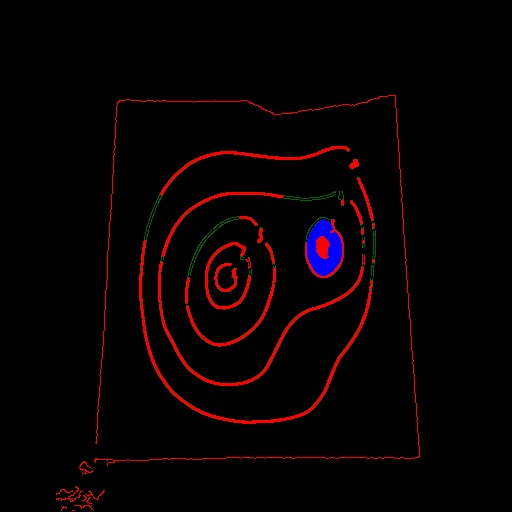
//> input picture code/testpics/MorphedLine1.jpg, 512 x 512 px
$ ./contourFinder testpics/MorphedLine1.jpg   (built with g++ and OpenCV 4)
//> lines starting //> are read from the running program, lines starting //| are printed output that depends on the picture; after the words box and inside, x2 and y2 are one past the last pixel; in counts of white or black regions, pixels touching at a corner belong together
### code/TreeNode.hpp
#include "opencv2/highgui/highgui.hpp"
#include "opencv2/core/core.hpp"
#include "opencv2/imgproc/imgproc.hpp"
#include <iostream>
#include <time.h>
#include <math.h>
#include <GL/glew.h>
#include <GL/glut.h>
#include <GL/gl.h>
#include <GL/glu.h>
#include <GL/glext.h>
#include <GL/freeglut.h>
#include <unordered_map>
#include <unordered_set>

using namespace std;
using namespace cv;

class TreeNode {
public:
  TreeNode();
  TreeNode(TreeNode*);
  TreeNode(Vec4i data, unordered_map<int,TreeNode*>*, vector<Vec4i>*,int);
  TreeNode* getParent();
  TreeNode* getNext();
  TreeNode* getPrev();
  int getID();
  vector<TreeNode*>* getChildren();
  int getNumChildren();
  TreeNode* getChild(int);
  void removeChild(int);
  void setParent(TreeNode*);
  void setNext(TreeNode*);
  void setPrev(TreeNode*);
  void addChild(TreeNode*);
  void addChildren(vector<TreeNode*>*);
  void setChildren(vector<TreeNode*>*);
  void setID(int);
  int getLevel();
  void setLevel(int);
  void print();
private:
  int level;
  TreeNode* parent;
  vector<TreeNode*>* children;
  TreeNode* next;
  TreeNode* prev;
  int nodeID;
};

TreeNode::TreeNode(){
  this->setNext(NULL);
  this->setPrev(NULL);
  this->setParent(NULL);
  this->setLevel(-1);
  children = new vector<TreeNode*>();
}

int TreeNode::getNumChildren(){
  return children->size();
}

// [21 lines left out: functions TreeNode, print, not called in this run]

void TreeNode::removeChild(int i){
  vector<TreeNode*>::iterator it= children->begin();
  advance(it,i);
  children->erase(it);
}

TreeNode::TreeNode(Vec4i data, unordered_map<int,TreeNode*>* allNodes,
		   vector<Vec4i>* hierarchy, int id){
  children = new vector<TreeNode*>();

  TreeNode* next = (data[0] == -1) ? NULL : allNodes->at(data[0]);
  TreeNode* prev = (data[1] == -1) ? NULL : allNodes->at(data[1]);
  TreeNode* parent = (data[3] == -1) ? NULL : allNodes->at(data[3]);

  this->setNext(next);
  this->setPrev(prev);
  this->setParent(parent);
  this->nodeID = id;

  if(data[2] != -1 ) {
    int nextChildIndex = data[2];
    while(nextChildIndex != -1) {
      this->addChild(allNodes->at(nextChildIndex));
      //Checks along the "next" property for other children
      nextChildIndex = (hierarchy->at(nextChildIndex))[0];
    }
  }
}

void TreeNode::setLevel(int l){
  level = l;
}

void TreeNode::setID(int i){
  nodeID = i;
}

void TreeNode::setParent(TreeNode* node){
  parent = node;
}

void TreeNode::setNext(TreeNode* node){
  next = node;
}

void TreeNode::setPrev(TreeNode* node){
  prev = node;
}

// [10 lines left out: function addChildren, not called in this run]

void TreeNode::setChildren(vector<TreeNode*>* childrenList) {
  children = childrenList;
}

void TreeNode::addChild(TreeNode* child){
  children->push_back(child);
}

int TreeNode::getLevel(){
  return level;
}

int TreeNode::getID(){
  return nodeID;
}

TreeNode* TreeNode::getParent(){
  return parent;
}

TreeNode* TreeNode::getNext(){
  return next;
}

TreeNode* TreeNode::getPrev(){
  return prev;
}

TreeNode* TreeNode::getChild(int index){
  return children->at(index);
}

vector<TreeNode*>* TreeNode::getChildren(){
  return children;
}

### code/Tree.hpp
#include "TreeNode.hpp"

using namespace std;
using namespace cv;

class Tree {
public:
  Tree(vector<Vec4i>*);
  TreeNode* getRoot();
  void makeAndInsertNode(int,Vec4i*,unordered_map<int,TreeNode*>*,vector<Vec4i>*);
  void printTree();
  void joinNodes(int first, int second);
  void correctIndices(int);
  int getSize(); // Num of contours
  TreeNode* getNodeWithID(int id);
private:
  unordered_map<int,TreeNode*>* allNodes;
  void insertNode(int,TreeNode*);
};

void Tree::joinNodes(int f, int s){
  TreeNode* first = allNodes->at(f);
  TreeNode* second = allNodes->at(s);

  //By definition, these should have the same parents so
  //will always be in the same branch of tree, either that
  //or will try to connect to a child/parent directly
  if (first->getLevel() == second->getLevel()){
    first->setNext(second->getNext());
    vector<TreeNode*>* children = second->getChildren();
    first->addChildren(children);
  } else { // will be parent connecting to child due to ordering

    TreeNode* secondChild = second->getNext();
    if (secondChild)
      secondChild->setPrev(NULL);

    //Move the children up a level and make first the parent
    vector<TreeNode*>* children = second->getChildren();
    if(!children->empty())
      first->addChildren(children);

    //Removes second from the children list of the first
    first->removeChild(0);
  }
  //remove second from all nodes
  allNodes->erase(s);
}

//Goes through the Nodes List and assignes the next
//highest TreeNode with the correct Index
void Tree::correctIndices(int originalSize){
  int currentIndex = 0;

  while(currentIndex < allNodes->size()) {
    if(!allNodes->count(currentIndex)){
      for(int i = currentIndex+1; i<originalSize; i++){
	if(allNodes->count(i)){
	  TreeNode* item = allNodes->at(i);
	  item->setID(currentIndex);
	  item->setLevel(currentIndex);
	  allNodes->emplace(currentIndex, item);
	  allNodes->erase(i);
	  break;
	}
      }
    }
    currentIndex++;
  }
}

TreeNode* Tree::getNodeWithID(int id){
  return allNodes->at(id);
}


// [24 lines left out: functions printVector, printTree, not called in this run]

int Tree::getSize(){
  return allNodes->size();
}

Tree::Tree(vector<Vec4i>* hierarchy){

  int count = 0;
  allNodes = new unordered_map<int,TreeNode*>();


  //Create nodes
  for(vector<Vec4i>::const_iterator it = hierarchy->begin(); it != hierarchy->end(); it++){
    TreeNode* node = new TreeNode();
    node->setID(count);
    allNodes->emplace(count,node);
    count++;
  }

  //Fill Nodes
  count = 0;
  for(vector<Vec4i>::const_iterator it = hierarchy->begin(); it != hierarchy->end(); it++){
    TreeNode* newNode = new TreeNode(*it,allNodes,hierarchy,count);
    TreeNode* node = allNodes->at(count);

    node->setPrev(newNode->getPrev());
    node->setNext(newNode->getNext());
    node->setParent(newNode->getParent());
    node->setChildren(newNode->getChildren());

    //Sets parents, works because stored incrementally
    if(!newNode->getParent())
      node->setLevel(0);
    else {
      int level = node->getParent()->getLevel() +1;
      node->setLevel(level);
    }
    count++;
  }
}

// [11 lines left out: functions getRoot, makeAndInsertNode, not called in this run]

void Tree::insertNode(int id,TreeNode* node){
  allNodes->emplace(id,node);
}

### code/contourFinder.hpp
#include "Tree.hpp"

using namespace std;
using namespace cv;


////////////////////////////////////////////////////////////////////////////


Tree* createHierarchyTree(vector<Vec4i>* hierarchy){
  Tree* hierarchyTree = new Tree(hierarchy);
  return hierarchyTree;
}

void printHierarchy(vector<Vec4i>* h){
  int count = 0;
  for(vector<Vec4i>::const_iterator it = h->begin(); it != h->end(); it++){

    Vec4i data = (*it);
    cout << "Contour " << count << ": ";
    cout << "[" << data[0] <<", ";
    cout << data[1] << ", ";
    cout << data[2] << ", ";
    cout << data[3] << "]" << endl;
    count++;
  }
}

namespace std{
  template<>
  struct hash<Point> {
    size_t operator()(const Point& p) const
    {
      return (hash<int>()(p.x) ^ hash<int>()(p.y));
    }
  };
}

vector<Point>* removeContourDuplicates(vector<Point>* contour){
  unordered_set<Point>* contourSet = new unordered_set<Point>(contour->begin(), contour->end());
  vector<Point>* nonDupContour = new vector<Point>(contourSet->begin(),contourSet->end());
  return nonDupContour;
}

//Iterates over contours list and removes duplicates from each contour
vector<vector<Point> >* nubContours(vector<vector<Point> >*contours){
  vector<vector<Point> >* nonDupContours = new vector<vector<Point> >();
  for(vector<vector<Point> >::const_iterator it = contours->begin(); it != contours->end(); it++){
    vector<Point> c = *it;
    vector<Point>* newVec = removeContourDuplicates(&c);
    nonDupContours->push_back(*newVec);
  }
  return nonDupContours;
}

static bool adjacent(Point a, Point b, int neighbourhood)
{

  if(a.x == (b.x + neighbourhood) || a.x == (b.x-neighbourhood) || a.x == b.x) {
    return (a.y == b.y || a.y == (b.y+neighbourhood) || a.y == (b.y-neighbourhood));
  } else {
    return false;
  }
}


//HOLY SHIT IT WORKS
void naiveContourJoin (vector<vector<Point> >*contourList, vector<vector<Point> >* joinedList, Tree* htree){

  Point currFront, currBack, nextFront, nextBack;
  vector<Point> currContour;
  int currContourID = 0;
  vector<Point> nextContour;
  int nextContourID = 1;
  int i = 0;
  int totalNodes = htree->getSize();

  currContour = contourList->at(i);
  currFront = currContour.front();
  currBack = currContour.back();

  i++;
  while (i < contourList->size()){
    nextContour = contourList->at(i);
    nextFront = nextContour.front();
    nextBack = nextContour.back();
    if(adjacent(currFront, nextFront,1) ||
       adjacent(currFront, nextBack,1)  ||
       adjacent(currBack, nextFront,1)  ||
       adjacent(currBack, nextBack,1)) {

      // Change the next comparison point and add to the current contour
      currFront = nextFront;
      currBack = nextBack;
      currContour.insert(currContour.end(), nextContour.begin(), nextContour.end());

      htree->joinNodes(currContourID,nextContourID);

    } else {

      joinedList->push_back(currContour);
      currContour = nextContour;
      currContourID = nextContourID;
      currFront = nextFront;
      currBack = nextBack;
    }
    i++;
    nextContourID ++;
  }
  htree->correctIndices(totalNodes);
  joinedList->push_back(currContour);

}

// [58 lines left out: functions naiveDoubleRemovalFromArea, approxContours, naiveDoubleRemoval, not called in this run]

### code/contourFinder.cpp
#include "opencv2/core/core.hpp"
#include "opencv2/imgproc/imgproc.hpp"
#include "opencv2/highgui/highgui.hpp"

#include "contourFinder.hpp"

#include <iostream>
#include <math.h>
#include <string.h>

#define DEBUG_FLAG true //Print debug messages?
#define JOIN_FLAG true

//int thresh = 5000; //Doesnt find paper edges
int upperthresh = 2000;
int lowerthresh = 900;
int NEIGHBOURHOOD = 5;
int AREA_THRESHOLD = 30;

const char* wndname = "Contour detector";
Tree* HIERARCHY_TREE;

void printContours(vector<vector<Point> >* contours);
void printHierarchy(vector<Vec4i>* hierarchy);
bool isInRectangle(RotatedRect rec,Point p);

Mat element = getStructuringElement( MORPH_ELLIPSE,
				     Size( NEIGHBOURHOOD, NEIGHBOURHOOD ),
				     Point( ceil(NEIGHBOURHOOD/2.0), ceil(NEIGHBOURHOOD/2.0) ) );


static Mat* findAndDrawContours( Mat* image, bool debug, bool join )
{
  Mat contourImage(1024,1024, DataType<float>::type);
  vector<vector<Point> > contours;
  vector<Vec4i> hierarchy;

  vector<vector<Point> > joinedContours;

  // Find contours
  Canny( *image,contourImage,lowerthresh,upperthresh,5);
  findContours( contourImage, contours, hierarchy, CV_RETR_TREE, CV_CHAIN_APPROX_NONE, Point(0, 0) );

  HIERARCHY_TREE = createHierarchyTree(&hierarchy);

  if (JOIN_FLAG) {
    naiveContourJoin(&contours,&joinedContours,HIERARCHY_TREE);
    //naiveDoubleRemoval(&joinedContours,HIERARCHY_TREE);
    contours = *nubContours(&joinedContours);
  }


  if (debug) {
    cout << "hierarchy has size: " << hierarchy.size() << endl;
    printHierarchy(&hierarchy);
    cout << "Number of contours: " << contours.size() <<endl;
  }

  /// Draw contours
  Mat* drawing = new Mat();
  *drawing = Mat::zeros( image->size(), CV_8UC3 );

  //naiveDoubleRemovalFromArea(&joinedContours,HIERARCHY_TREE,AREA_THRESHOLD);

   for( int i = 0; i< joinedContours.size(); i++ )
   {

    Scalar color(255,255,255);
    if(JOIN_FLAG) {
      cout << "size of joined contours" << joinedContours.size() << endl;
      drawContours( *drawing, joinedContours, i, color,-1, CV_AA, hierarchy,0, Point() );
      //printContours(&joinedContours);
    } else {
      drawContours( *drawing, joinedContours, i, color,-1, CV_AA, hierarchy, 0, Point() );
    }
    }

  return drawing;
}

void printContours(vector<vector<Point> >* contours) {
  // Prints contours and associative points
  int contourNumber = 0;
  for (vector<vector<Point> >::const_iterator it = contours->begin(); it != contours->end(); it++) {
    cout << "(contour " + to_string(contourNumber) +"): ";
    Point start = it->front();
    Point end = it->back();
    cout << "has " << it->size() << " points";
    cout << "; " << endl;
    contourNumber++;
  }
}

double areaTriangle(Point2f a, Point2f b, Point2f c){
  double dArea = ((b.x - a.x)*(c.y - a.y) - (c.x - a.x)*(b.y - a.y))/2.0;
  return abs(dArea);
}

bool isInRectangle(RotatedRect rec,Point p){
  Point2f pointsList[4];

  rec.points(pointsList);
  Point2f a = pointsList[0];
  Point2f b = pointsList[1];
  Point2f c = pointsList[2];
  Point2f d = pointsList[3];

  double w = norm(a-b);
  double l = norm(a-c);

  double halfRectArea = w*l*0.5;

  return (areaTriangle(a,b,p) < halfRectArea &&
	  areaTriangle(a,c,p) < halfRectArea &&
	  areaTriangle(b,d,p) < halfRectArea &&
	  areaTriangle(b,c,p) < halfRectArea);
}


int main(int argc, char* argv[])
{
  if (argc < 1) {
  cout << "Please enter the image that you want to find contours in" << endl;
  } else {
    namedWindow( wndname, 1 );

    // [6 lines of commented-out code are left out]
    Mat image = imread(argv[1],CV_LOAD_IMAGE_GRAYSCALE);
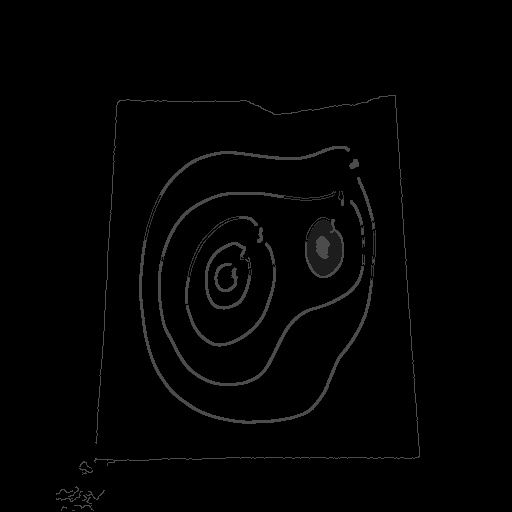
//> image: 512 rows x 512 cols, CV_8UC1; min 0, max 83, mean 2.7
    Mat scaledImage(512,512, DataType<float>::type);
    resize(image,scaledImage,scaledImage.size(),0,0,INTER_LINEAR);

    Mat erodedImage(256,256,DataType<float>::type);
    Mat dilatedImage(256,256,DataType<float>::type);


   //erosion then dilation since we want the darker (pen) regions to close
    erode(scaledImage,erodedImage,element);
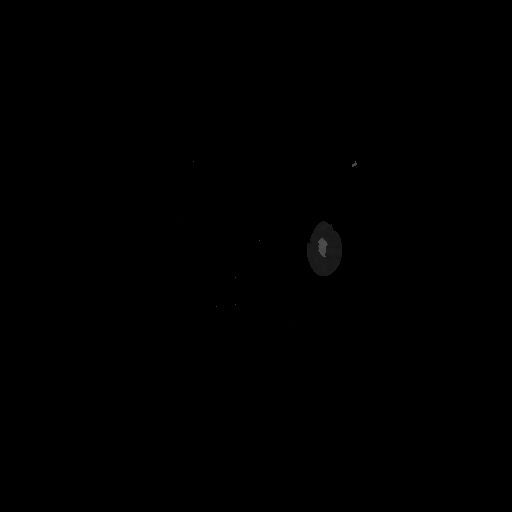
//> erodedImage: 512 rows x 512 cols, CV_8UC1; min 0, max 76, mean 0.2
//> element = [[0, 0, 1, 0, 0], [1, 1, 1, 1, 1], [1, 1, 1, 1, 1], [1, 1, 1, 1, 1], [0, 0, 1, 0, 0]]
    dilate(erodedImage,dilatedImage,element);

    Mat closedFinal = *(findAndDrawContours(&dilatedImage,DEBUG_FLAG,JOIN_FLAG));
//> in findAndDrawContours, `Canny( *image,contourImage,lowerthresh,upperthresh,5);`:
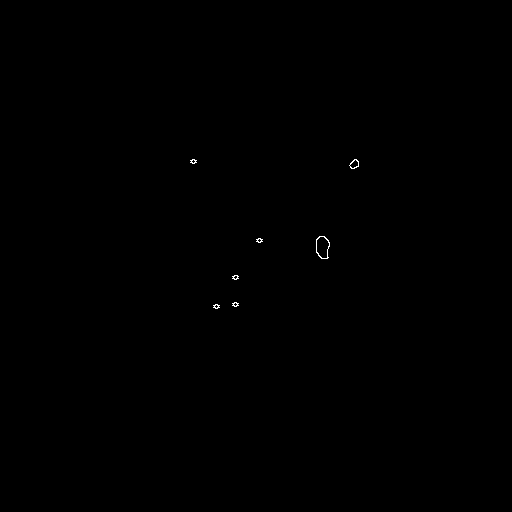
//> contourImage: 512 rows x 512 cols, CV_8UC1; 0.08% white in thin lines or dots, all inside (x1, y1, x2, y2) = (190, 159, 359, 309)
//> in findAndDrawContours, `findContours( contourImage, contours, hierarchy, CV_RETR_TREE, CV_CHAI..`: contours = 14 contours, 10 with area under 20; largest, box (x1, y1, x2, y2) and area: (316, 236, 330, 259) 234, (316, 236, 330, 259) 216, (349, 159, 359, 169) 58, (349, 159, 359, 169) 46
//> the loop in Tree, `for(vector<Vec4i>::const_iterator it = hierarchy->begin(); it != hiera..` made 14 passes
//> after the loop in Tree, `for(vector<Vec4i>::const_iterator it = hierarchy->begin(); it != hiera..`: count = 14
//> the loop in Tree, `for(vector<Vec4i>::const_iterator it = hierarchy->begin(); it != hiera..` made 14 passes
//> level in setLevel on passes 1 to 12: 0, 1, 0, 1, 0, 1, 0, 1, 0, 1, 0, 1
//> in naiveContourJoin, `currContour = contourList->at(i);`: currContour = contour of 16 points, box (x1, y1, x2, y2) (213, 304, 220, 309), area 16
//> in naiveContourJoin, `currFront = currContour.front();`: currFront = Point(215, 304)
//> in naiveContourJoin, `currBack = currContour.back();`: currBack = Point(216, 304)
//> the loop in naiveContourJoin, `while (i < contourList->size())` made 13 passes
//> (currFront, currBack) on passes 1 to 12: (Point(215, 305), Point(214, 306)), (Point(234, 302), Point(235, 302)), (Point(234, 303), Point(233, 304)), (Point(234, 275), Point(235, 275)), (Point(234, 276), Point(233, 277)), (Point(258, 238), Point(259, 238)), (Point(258, 239), Point(257, 240)), (Point(319, 236), Point(320, 236)), (Point(319, 237), Point(318, 238)), (Point(354, 159), Point(355, 159)), (Point(354, 160), Point(353, 161)), (Point(192, 159), Point(193, 159))
//> after the loop in naiveContourJoin, `while (i < contourList->size())`: currContour = contour of 24 points, box (x1, y1, x2, y2) (190, 159, 197, 164), area 7; currContourID = 12; nextContourID = 14
//> the loop in correctIndices, `while(currentIndex < allNodes->size())` made 7 passes
//> after the loop in correctIndices, `while(currentIndex < allNodes->size())`: currentIndex = 7
//> in findAndDrawContours, `naiveContourJoin(&contours,&joinedContours,HIERARCHY_TREE);`: joinedContours = 7 contours, all with area under 20
//> the loop in nubContours, `for(vector<vector<Point> >::const_iterator it = contours->begin(); it ..` made 7 passes
//> in findAndDrawContours, `contours = *nubContours(&joinedContours);`: contours = 7 contours, 6 with area under 20; largest, box (x1, y1, x2, y2) and area: (316, 236, 330, 259) 140
//| hierarchy has size: 14
//> the loop in printHierarchy, `for(vector<Vec4i>::const_iterator it = h->begin(); it != h->end(); it++)` made 14 passes
//> data on passes 1 to 12: [2, -1, 1, -1], [-1, -1, -1, 0], [4, 0, 3, -1], [-1, -1, -1, 2], [6, 2, 5, -1], [-1, -1, -1, 4], [8, 4, 7, -1], [-1, -1, -1, 6], [10, 6, 9, -1], [-1, -1, -1, 8], [12, 8, 11, -1], [-1, -1, -1, 10]
//| Contour 0: [2, -1, 1, -1]
//| Contour 1: [-1, -1, -1, 0]
//| Contour 2: [4, 0, 3, -1]
//| Contour 3: [-1, -1, -1, 2]
//| Contour 4: [6, 2, 5, -1]
//| Contour 5: [-1, -1, -1, 4]
//| Contour 6: [8, 4, 7, -1]
//| Contour 7: [-1, -1, -1, 6]
//> (output is shown up to pass 8 of 14)
//> after the loop in printHierarchy, `for(vector<Vec4i>::const_iterator it = h->begin(); it != h->end(); it++)`: count = 14
//| Number of contours: 7
//> the loop in findAndDrawContours, `for( int i = 0; i< joinedContours.size(); i++ )` made 7 passes
//| size of joined contours7
//| size of joined contours7
//| size of joined contours7
//| size of joined contours7
//| size of joined contours7
//| size of joined contours7
//| size of joined contours7
    imshow("MORPHEDLINES",closedFinal);

    int c = waitKey();
//> the space key is pressed

  }
  return 0;
}
